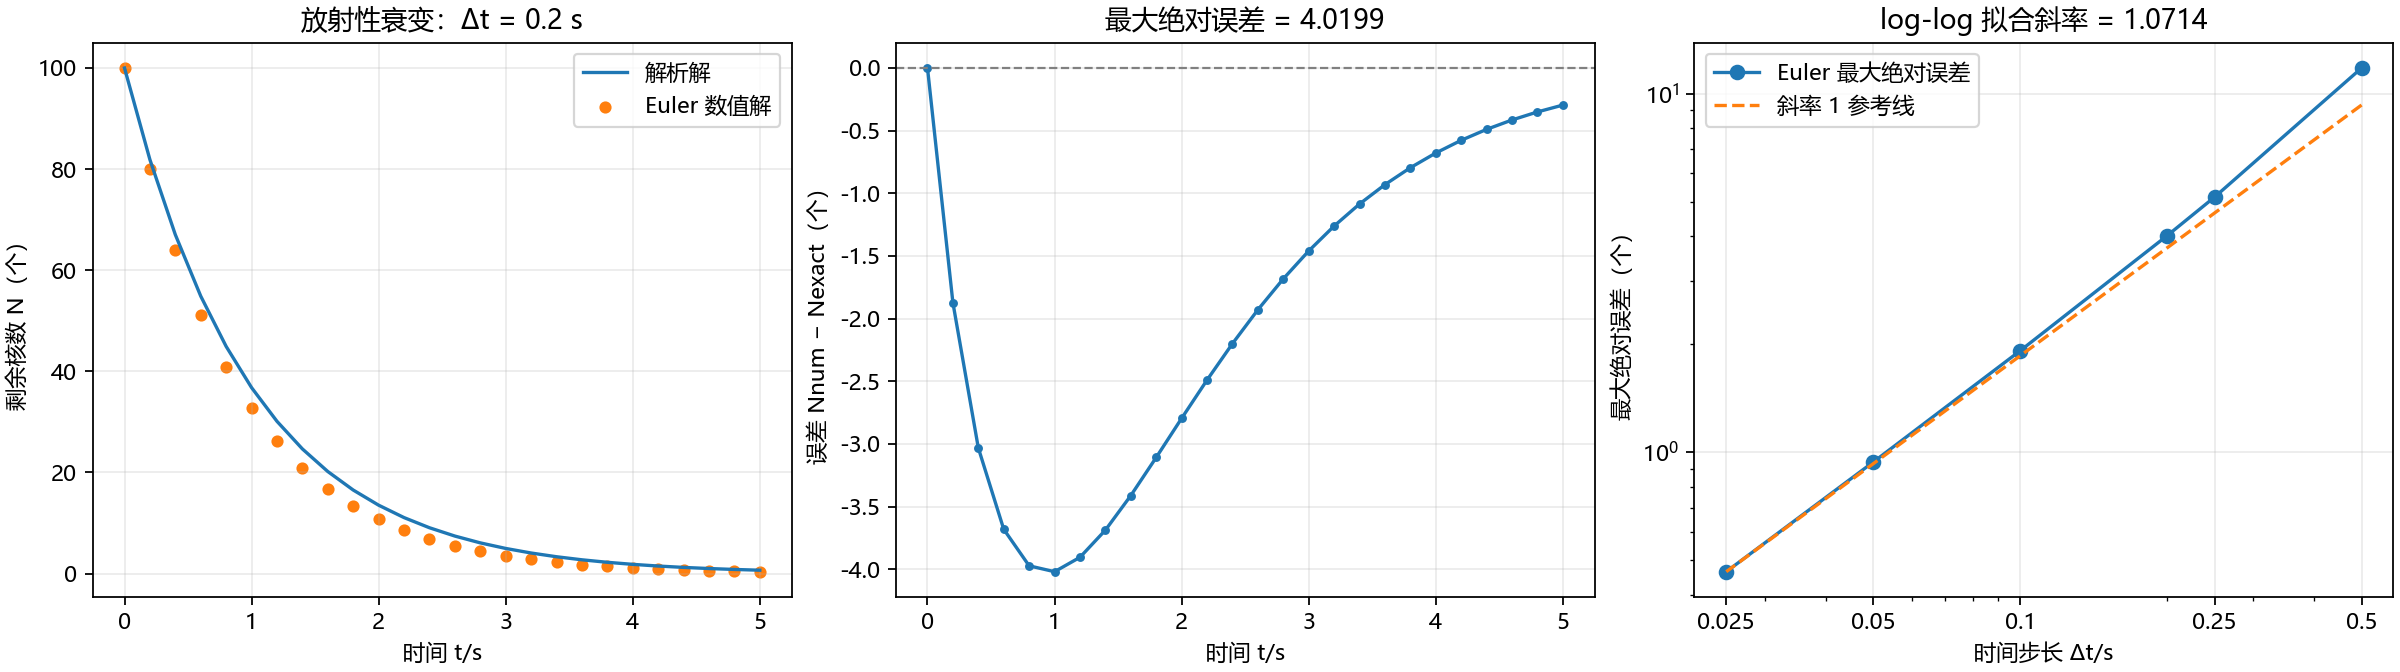

The script that saved this image:
"""Exercise 1.7: uncached properties and forward Euler radioactive decay."""

from pathlib import Path
import numpy as np


class Decay:
    """Uniform full Euler steps; omit a fractional final step if necessary."""

    def __init__(self, N0, tau, dt, t_max):
        self.N0 = N0
        self.tau = tau
        self.dt = dt
        self.t_max = t_max

    @staticmethod
    def _positive(value):
        value = float(value)
        if not np.isfinite(value) or value <= 0:
            raise ValueError("Parameter must be finite and positive")
        return value

    @property
    def N0(self):
        return self._N0

    @N0.setter
    def N0(self, value):
        self._N0 = self._positive(value)

    @property
    def tau(self):
        return self._tau

    @tau.setter
    def tau(self, value):
        self._tau = self._positive(value)

    @property
    def dt(self):
        return self._dt

    @dt.setter
    def dt(self, value):
        self._dt = self._positive(value)

    @property
    def t_max(self):
        return self._t_max

    @t_max.setter
    def t_max(self, value):
        value = float(value)
        if not np.isfinite(value) or value < 0:
            raise ValueError("t_max must be finite and nonnegative")
        self._t_max = value

    @property
    def t(self):
        ratio = self.t_max / self.dt
        nearest = round(ratio)
        # Recover endpoints lost solely to floating-point division roundoff.
        if abs(ratio - nearest) <= 8 * np.finfo(float).eps * max(1, ratio):
            ratio = nearest
        return np.arange(int(np.floor(ratio)) + 1, dtype=float) * self.dt

    @staticmethod
    def euler_step(n, dt, tau):
        return n - n * dt / tau

    @property
    def numerical(self):
        values = np.empty(self.t.size)
        values[0] = self.N0
        for k in range(1, values.size):
            values[k] = self.euler_step(values[k - 1], self.dt, self.tau)
        return values

    @property
    def exact(self):
        return self.N0 * np.exp(-self.t / self.tau)

    @property
    def error(self):
        return self.numerical - self.exact

    @property
    def max_abs_error(self):
        return float(np.max(np.abs(self.error)))

    @property
    def half_life(self):
        return float(self.tau * np.log(2))

    @classmethod
    def from_half_life(cls, N0, t_half, dt, t_max):
        return cls(N0, cls._positive(t_half) / np.log(2), dt, t_max)


def main():
    import matplotlib
    matplotlib.use("Agg")
    import matplotlib.pyplot as plt
    from matplotlib import font_manager, ticker

    candidates = ["Microsoft YaHei", "SimHei", "Source Han Sans SC",
                  "Noto Sans CJK SC", "PingFang SC", "Heiti SC", "Arial Unicode MS"]
    installed = {font.name for font in font_manager.fontManager.ttflist}
    fonts = [name for name in candidates if name in installed]
    if not fonts:
        raise RuntimeError("Install a Chinese font, e.g. Noto Sans CJK SC, to render labels")
    plt.rcParams["font.sans-serif"] = fonts + ["DejaVu Sans"]
    plt.rcParams["axes.unicode_minus"] = False

    d = Decay(100, 1, 0.2, 5)
    dts = np.array([0.5, 0.25, 0.2, 0.1, 0.05, 0.025])
    errors = np.array([Decay(100, 1, dt, 5).max_abs_error for dt in dts])
    slope = np.polyfit(np.log(dts), np.log(errors), 1)[0]
    fig, axes = plt.subplots(1, 3, figsize=(15, 4.2), layout="constrained")
    axes[0].plot(d.t, d.exact, label="解析解")
    axes[0].scatter(d.t, d.numerical, s=20, label="Euler 数值解", color="tab:orange")
    axes[0].set(xlabel="时间 t/s", ylabel="剩余核数 N（个）", title="放射性衰变：Δt = 0.2 s")
    axes[0].legend()
    axes[1].plot(d.t, d.error, "o-", markersize=3)
    axes[1].axhline(0, color="gray", linestyle="--", linewidth=1)
    axes[1].set(xlabel="时间 t/s", ylabel="误差 Nnum − Nexact（个）",
                title=f"最大绝对误差 = {d.max_abs_error:.4f}")
    axes[2].loglog(dts, errors, "o-", label="Euler 最大绝对误差")
    axes[2].loglog(dts, errors[-1] * dts / dts[-1], "--", label="斜率 1 参考线")
    axes[2].set(xlabel="时间步长 Δt/s", ylabel="最大绝对误差（个）",
                title=f"log-log 拟合斜率 = {slope:.4f}")
    axes[2].set_xticks([0.025, 0.05, 0.1, 0.25, 0.5])
    axes[2].xaxis.set_major_formatter(ticker.FormatStrFormatter("%g"))
    axes[2].xaxis.set_minor_formatter(ticker.NullFormatter())
    axes[2].legend()
    for ax in axes:
        ax.grid(alpha=0.25)
    output = Path(__file__).with_name("decay_oop.png")
    fig.savefig(output, dpi=160)
    plt.close(fig)

    lines = [f"half_life = {d.half_life:.8f} s",
             f"N(5): Euler = {d.numerical[-1]:.8f}, exact = {d.exact[-1]:.8f}",
             f"dt = 0.2: max_abs_error = {d.max_abs_error:.8f}"]
    d.dt = 0.05
    lines.append(f"after dt = 0.05: max_abs_error = {d.max_abs_error:.8f}")
    lines.extend(f"dt = {dt:g}: max_abs_error = {err:.8f}" for dt, err in zip(dts, errors))
    lines.extend([f"error ratio 0.5/0.25 = {errors[0]/errors[1]:.8f}",
                  f"error ratio 0.05/0.025 = {errors[-2]/errors[-1]:.8f}",
                  f"log-log slope = {slope:.8f}",
                  f"unstable dt = 2.5: N(25) = {Decay(100, 1, 2.5, 25).numerical[-1]:.8f}"])
    text = "\n".join(lines) + "\n"
    Path(__file__).with_name("results.txt").write_text(text, encoding="utf-8")
    print(text)
    print(f"Saved {output}")


if __name__ == "__main__":
    main()
